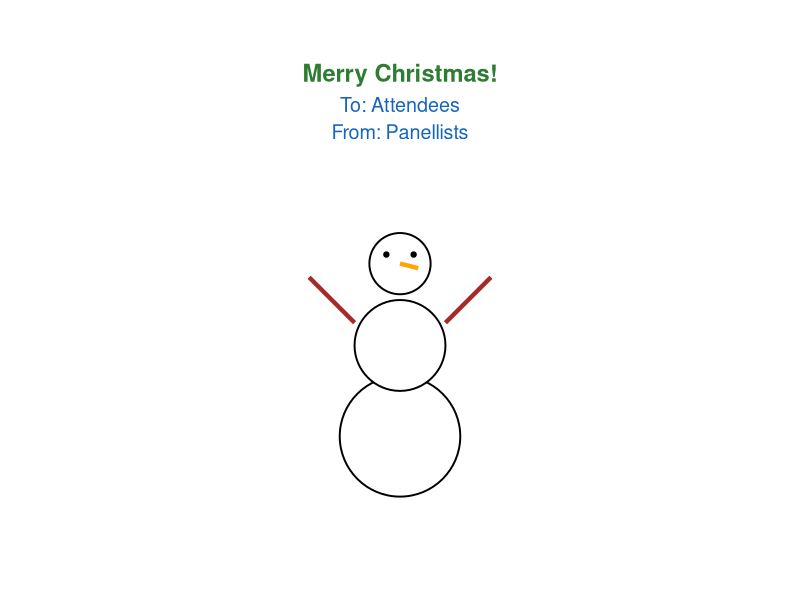

The R source for this figure:
library(ggplot2)

create_festive_plot <- function(to = "Recipient",
                                from = "Sender",
                                message = "Happy Holidays!",
                                image_type = c("christmas gift", "christmas tree", "snowman")) {
  
  image_type <- match.arg(image_type)
  
  # Base ggplot
  p <- ggplot() + coord_fixed() + theme_void()
  
  # Adjust limits dynamically
  if (image_type == "christmas gift") {
    p <- p + xlim(0, 10) + ylim(0, 12)
  } else if (image_type == "christmas tree") {
    p <- p + xlim(0, 10) + ylim(0, 12)
  } else if (image_type == "snowman") {
    p <- p + xlim(0, 10) + ylim(0, 12)
  }
  
  # Draw selected image
  if (image_type == "christmas gift") {
    p <- p +
      geom_rect(aes(xmin = 2, xmax = 8, ymin = 2, ymax = 6),
                fill = "#D32F2F", color = "black") +
      geom_rect(aes(xmin = 1.5, xmax = 8.5, ymin = 6, ymax = 7),
                fill = "#C62828", color = "black") +
      geom_rect(aes(xmin = 4.5, xmax = 5.5, ymin = 2, ymax = 7),
                fill = "#FFD700") +
      geom_rect(aes(xmin = 1.5, xmax = 8.5, ymin = 5.5, ymax = 6.5),
                fill = "#FFD700") +
      geom_curve(aes(x = 5, y = 7, xend = 3.5, yend = 8.5),
                 curvature = -0.5, color = "#FFD700", size = 1.5) +
      geom_curve(aes(x = 5, y = 7, xend = 6.5, yend = 8.5),
                 curvature = 0.5, color = "#FFD700", size = 1.5)
    
  } else if (image_type == "christmas tree") {
    p <- p +
      # Tree layers
      geom_polygon(aes(x = c(5, 2, 8), y = c(9, 5, 5)), fill = "#2E7D32") +
      geom_polygon(aes(x = c(5, 2.5, 7.5), y = c(7, 3, 3)), fill = "#388E3C") +
      # Trunk
      geom_rect(aes(xmin = 4.5, xmax = 5.5, ymin = 2, ymax = 3), fill = "#6D4C41") +
      # Star aligned with top of tree
      geom_point(aes(x = 5, y = 9), shape = 8, size = 6, color = "#FFD700")
    
  } else if (image_type == "snowman") {
    p <- p +
      # Snowman body with black border and larger sizes
      geom_point(aes(x = 5, y = 3), size = 40, color = "black", stroke = 1, shape = 21, fill = "white") +
      geom_point(aes(x = 5, y = 5), size = 30, color = "black", stroke = 1, shape = 21, fill = "white") +
      geom_point(aes(x = 5, y = 6.8), size = 20, color = "black", stroke = 1, shape = 21, fill = "white") +
      # Eyes
      geom_point(aes(x = 4.7, y = 7), size = 1.5) +
      geom_point(aes(x = 5.3, y = 7), size = 1.5) +
      # Nose
      geom_segment(aes(x = 5, y = 6.8, xend = 5.4, yend = 6.7), color = "orange", size = 1.5) +
      # Arms
      geom_segment(aes(x = 4, y = 5.5, xend = 3, yend = 6.5), color = "brown", size = 1.5) +
      geom_segment(aes(x = 6, y = 5.5, xend = 7, yend = 6.5), color = "brown", size = 1.5)
  }
  
  # Add message text
  p <- p +
    annotate("text", x = 5, y = 11, label = message,
             size = 6, fontface = "bold", color = "#2E7D32") +
    annotate("text", x = 5, y = 10.3, label = paste("To:", to),
             size = 5, color = "#1565C0") +
    annotate("text", x = 5, y = 9.7, label = paste("From:", from),
             size = 5, color = "#1565C0")
  
  return(p)
}

# Example usage:
create_festive_plot(to = "Attendees",
                    from = "Panellists",
                    message = "Merry Christmas!",
                    image_type = "snowman")


